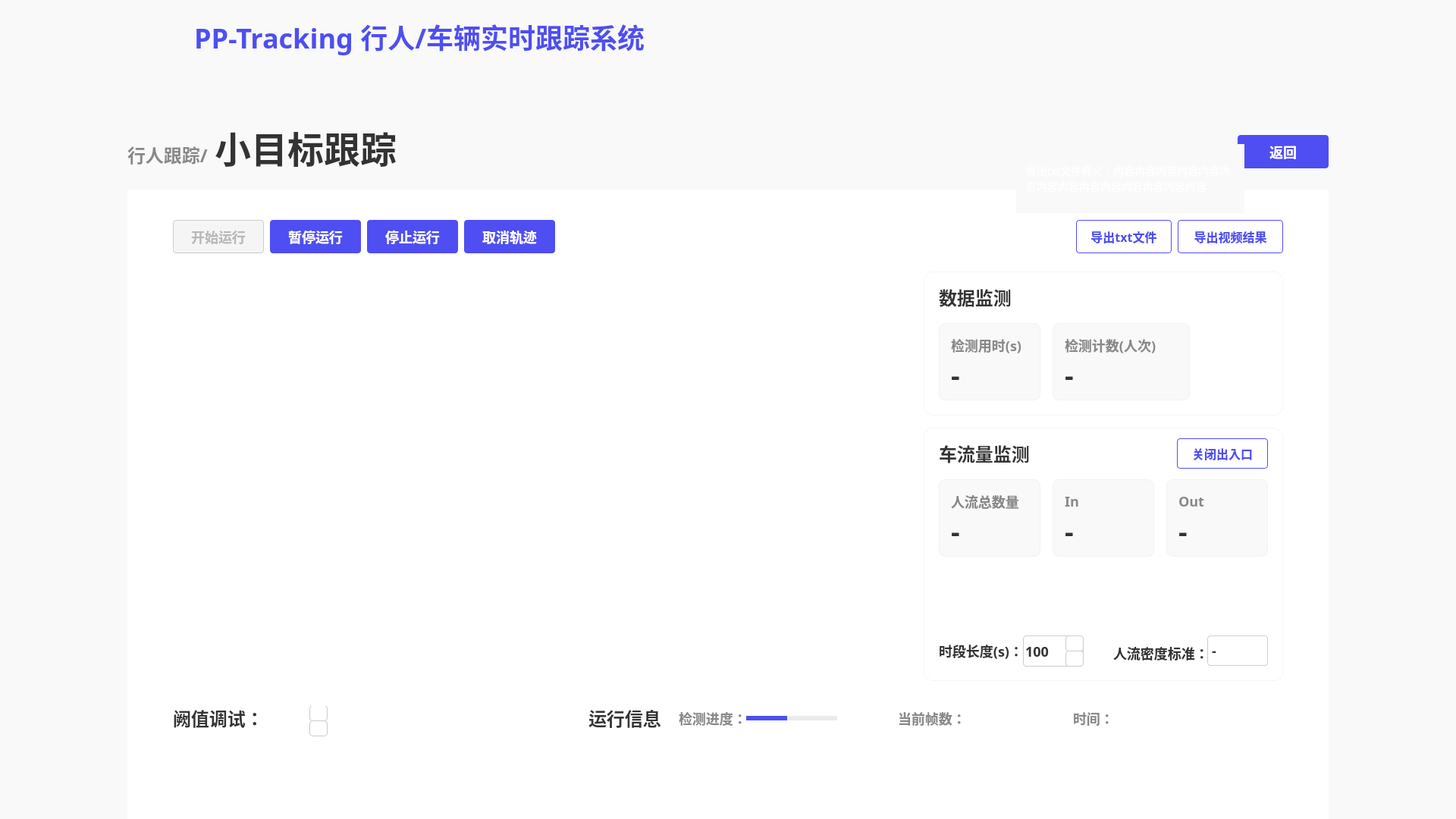
<?xml version="1.0" encoding="UTF-8"?>
<ui version="4.0">
 <class>MainWindow</class>
 <widget class="QMainWindow" name="MainWindow">
  <property name="geometry">
   <rect>
    <x>0</x>
    <y>0</y>
    <width>1920</width>
    <height>1080</height>
   </rect>
  </property>
  <property name="windowTitle">
   <string>MainWindow</string>
  </property>
  <widget class="QWidget" name="centralwidget">
   <property name="styleSheet">
    <string notr="true">QWidget{
background:#F9F9F9;
}</string>
   </property>
   <widget class="QLabel" name="label_2">
    <property name="geometry">
     <rect>
      <x>10</x>
      <y>10</y>
      <width>171</width>
      <height>81</height>
     </rect>
    </property>
    <property name="text">
     <string/>
    </property>
    <property name="pixmap">
     <pixmap resource="../firstSource.qrc">:/1/source/first/PP.PNG</pixmap>
    </property>
    <property name="scaledContents">
     <bool>true</bool>
    </property>
   </widget>
   <widget class="QLabel" name="label_3">
    <property name="geometry">
     <rect>
      <x>0</x>
      <y>0</y>
      <width>1920</width>
      <height>96</height>
     </rect>
    </property>
    <property name="styleSheet">
     <string notr="true">QLabel{
width: 1920px;
height: 96px;
background: #F9F9F9;
box-shadow: 0px 4px 0px 0px rgba(221, 221, 221, 0.3);
}</string>
    </property>
    <property name="text">
     <string/>
    </property>
   </widget>
   <widget class="QLabel" name="label">
    <property name="geometry">
     <rect>
      <x>0</x>
      <y>0</y>
      <width>212</width>
      <height>112</height>
     </rect>
    </property>
    <property name="styleSheet">
     <string notr="true">QLabel{
width: 212px;
height: 112px;
background: linear-gradient(270deg, #5453FF 0%, #553BD2 100%);
box-shadow: 0px 0px 20px 0px rgba(109, 80, 249, 0.4);
}</string>
    </property>
    <property name="text">
     <string/>
    </property>
    <property name="pixmap">
     <pixmap resource="../firstSource.qrc">:/1/source/first/1.PNG</pixmap>
    </property>
    <property name="scaledContents">
     <bool>true</bool>
    </property>
   </widget>
   <widget class="QLabel" name="label_4">
    <property name="geometry">
     <rect>
      <x>256</x>
      <y>22</y>
      <width>651</width>
      <height>52</height>
     </rect>
    </property>
    <property name="styleSheet">
     <string notr="true">QLabel{
width: 592px;
height: 52px;
font-size: 36px;
font-family: AlibabaPuHuiTi_2_75_SemiBold;
background: #F9F9F9;
color: #4E4EF2;
line-height: 52px;
font-weight: bold;
}</string>
    </property>
    <property name="text">
     <string>PP-Tracking 行人/车辆实时跟踪系统</string>
    </property>
   </widget>
   <widget class="QLabel" name="label_5">
    <property name="geometry">
     <rect>
      <x>168</x>
      <y>188</y>
      <width>121</width>
      <height>32</height>
     </rect>
    </property>
    <property name="styleSheet">
     <string notr="true">QLabel{
width: 107px;
height: 32px;
font-size: 24px;
font-family: AlibabaPuHuiTi_2_85_Bold;
color: #888888;
line-height: 32px;
font-weight:bold
}</string>
    </property>
    <property name="text">
     <string>行人跟踪/</string>
    </property>
   </widget>
   <widget class="QLabel" name="label_6">
    <property name="geometry">
     <rect>
      <x>283</x>
      <y>168</y>
      <width>251</width>
      <height>52</height>
     </rect>
    </property>
    <property name="styleSheet">
     <string notr="true">QLabel{
width: 237px;
height: 52px;
font-size: 48px;
font-family: AlibabaPuHuiTi_2_55_Regular;
color: #333333;
line-height: 52px;
font-weight:bold;
}</string>
    </property>
    <property name="text">
     <string>小目标跟踪</string>
    </property>
   </widget>
   <widget class="QWidget" name="widget" native="true">
    <property name="geometry">
     <rect>
      <x>168</x>
      <y>250</y>
      <width>1584</width>
      <height>830</height>
     </rect>
    </property>
    <property name="layoutDirection">
     <enum>Qt::LeftToRight</enum>
    </property>
    <property name="styleSheet">
     <string notr="true">QWidget{
width: 1584px;
height: 830px;
background: #FFFFFF;
}</string>
    </property>
    <widget class="QPushButton" name="pushButton">
     <property name="geometry">
      <rect>
       <x>60</x>
       <y>40</y>
       <width>120</width>
       <height>44</height>
      </rect>
     </property>
     <property name="styleSheet">
      <string notr="true">QPushButton{
width: 120px;
height: 44px;
background: #F5F5F5;
border-radius: 4px;
border: 1px solid #CCCCCC;
font-size: 18px;
font-family: AlibabaPuHuiTi_2_65_Medium;
color: #B8B8B8;
line-height: 26px;
font-weight:bold
}</string>
     </property>
     <property name="text">
      <string>开始运行</string>
     </property>
    </widget>
    <widget class="QPushButton" name="pushButton_2">
     <property name="geometry">
      <rect>
       <x>188</x>
       <y>40</y>
       <width>120</width>
       <height>44</height>
      </rect>
     </property>
     <property name="styleSheet">
      <string notr="true">QPushButton{
font-size: 18px;
font-family: AlibabaPuHuiTi_2_65_Medium;
color: #FFFFFF;	
line-height: 26px;

width: 120px;
height: 44px;
background: #4E4EF2;
border-radius: 4px;
font-weight: bold;
}

QPushButton:hover{
width: 120px;
height: 44px;
background: rgba(78, 78, 242, 204);
border-radius: 4px;
opacity: 0.8;

font-size: 18px;
font-family: AlibabaPuHuiTi_2_65_Medium;
color: #FFFFFF;	
line-height: 26px;
font-weight: bold;
}

QPushButton:click{
width: 120px;
height: 44px;
background: #4242D3;
border-radius: 4px;

font-size: 18px;
font-family: AlibabaPuHuiTi_2_65_Medium;
color: #FFFFFF;	
line-height: 26px;
font-weight: bold;
}</string>
     </property>
     <property name="text">
      <string>暂停运行</string>
     </property>
    </widget>
    <widget class="QPushButton" name="pushButton_3">
     <property name="geometry">
      <rect>
       <x>316</x>
       <y>40</y>
       <width>120</width>
       <height>44</height>
      </rect>
     </property>
     <property name="styleSheet">
      <string notr="true">QPushButton{
font-size: 18px;
font-family: AlibabaPuHuiTi_2_65_Medium;
color: #FFFFFF;	
line-height: 26px;

width: 120px;
height: 44px;
background: #4E4EF2;
border-radius: 4px;
font-weight: bold;
}

QPushButton:hover{
width: 120px;
height: 44px;
background: rgba(78, 78, 242, 204);
border-radius: 4px;
opacity: 0.8;

font-size: 18px;
font-family: AlibabaPuHuiTi_2_65_Medium;
color: #FFFFFF;	
line-height: 26px;
font-weight: bold;
}

QPushButton:click{
width: 120px;
height: 44px;
background: #4242D3;
border-radius: 4px;

font-size: 18px;
font-family: AlibabaPuHuiTi_2_65_Medium;
color: #FFFFFF;	
line-height: 26px;
font-weight: bold;
}</string>
     </property>
     <property name="text">
      <string>停止运行</string>
     </property>
    </widget>
    <widget class="QPushButton" name="pushButton_4">
     <property name="geometry">
      <rect>
       <x>444</x>
       <y>40</y>
       <width>120</width>
       <height>44</height>
      </rect>
     </property>
     <property name="styleSheet">
      <string notr="true">QPushButton{
font-size: 18px;
font-family: AlibabaPuHuiTi_2_65_Medium;
color: #FFFFFF;	
line-height: 26px;

width: 120px;
height: 44px;
background: #4E4EF2;
border-radius: 4px;
font-weight: bold;
}

QPushButton:hover{
width: 120px;
height: 44px;
background: rgba(78, 78, 242, 204);
border-radius: 4px;
opacity: 0.8;

font-size: 18px;
font-family: AlibabaPuHuiTi_2_65_Medium;
color: #FFFFFF;	
line-height: 26px;
font-weight: bold;
}

QPushButton:click{
width: 120px;
height: 44px;
background: #4242D3;
border-radius: 4px;

font-size: 18px;
font-family: AlibabaPuHuiTi_2_65_Medium;
color: #FFFFFF;	
line-height: 26px;
font-weight: bold;
}</string>
     </property>
     <property name="text">
      <string>取消轨迹</string>
     </property>
    </widget>
    <widget class="QLabel" name="label_7">
     <property name="geometry">
      <rect>
       <x>60</x>
       <y>108</y>
       <width>960</width>
       <height>540</height>
      </rect>
     </property>
     <property name="styleSheet">
      <string notr="true">QLabel{
width: 960px;
height: 540px;
}</string>
     </property>
     <property name="text">
      <string/>
     </property>
    </widget>
    <widget class="QLabel" name="label_8">
     <property name="geometry">
      <rect>
       <x>60</x>
       <y>679</y>
       <width>111</width>
       <height>36</height>
      </rect>
     </property>
     <property name="styleSheet">
      <string notr="true">QLabel{
width: 119px;
height: 36px;
font-size: 24px;
font-family: AlibabaPuHuiTi_2_65_Medium;
color: #333333;
line-height: 36px;
font-weight:bold;
}</string>
     </property>
     <property name="text">
      <string>阙值调试：</string>
     </property>
    </widget>
    <widget class="QLabel" name="label_12">
     <property name="geometry">
      <rect>
       <x>608</x>
       <y>679</y>
       <width>111</width>
       <height>36</height>
      </rect>
     </property>
     <property name="styleSheet">
      <string notr="true">QLabel{
width: 119px;
height: 36px;
font-size: 24px;
font-family: AlibabaPuHuiTi_2_65_Medium;
color: #333333;
line-height: 36px;
font-weight:bold;
}</string>
     </property>
     <property name="text">
      <string>运行信息</string>
     </property>
    </widget>
    <widget class="QLabel" name="label_13">
     <property name="geometry">
      <rect>
       <x>727</x>
       <y>684</y>
       <width>89</width>
       <height>26</height>
      </rect>
     </property>
     <property name="styleSheet">
      <string notr="true">QLabel{
width: 89px;
height: 26px;
font-size: 18px;
font-family: AlibabaPuHuiTi_2_65_Medium;
color: #888888;
line-height: 26px;
font-weight:bold;
}</string>
     </property>
     <property name="text">
      <string>检测进度：</string>
     </property>
    </widget>
    <widget class="QPushButton" name="pushButton_8">
     <property name="geometry">
      <rect>
       <x>1251</x>
       <y>40</y>
       <width>126</width>
       <height>44</height>
      </rect>
     </property>
     <property name="whatsThis">
      <string>&lt;html&gt;&lt;head/&gt;&lt;body&gt;&lt;p&gt;3411212&lt;/p&gt;&lt;/body&gt;&lt;/html&gt;</string>
     </property>
     <property name="styleSheet">
      <string notr="true">QPushButton{
width: 120px;
height: 40px;
border-radius: 4px;
border: 1px solid #4E4EF2;
font-weight:bold;

font-size: 16px;
font-family: AlibabaPuHuiTi_2_65_Medium;
color: #4E4EF2;
line-height: 24px;
}
QPushButton:hover{
width: 120px;
height: 44px;
background: rgba(255, 255, 255, 204);
border-radius: 4px;
border: 1px solid rgba(78, 78, 242, 204);

font-weight:bold;
font-size: 16px;
font-family: AlibabaPuHuiTi_2_65_Medium;
color: rgba(78, 78, 242, 204);
line-height: 24px;
}</string>
     </property>
     <property name="text">
      <string>导出txt文件</string>
     </property>
    </widget>
    <widget class="QPushButton" name="pushButton_9">
     <property name="geometry">
      <rect>
       <x>1385</x>
       <y>40</y>
       <width>139</width>
       <height>44</height>
      </rect>
     </property>
     <property name="styleSheet">
      <string notr="true">QPushButton{
width: 120px;
height: 40px;
border-radius: 4px;
border: 1px solid #4E4EF2;
font-weight:bold;

font-size: 16px;
font-family: AlibabaPuHuiTi_2_65_Medium;
color: #4E4EF2;
line-height: 24px;
}
QPushButton:hover{
width: 120px;
height: 44px;
background: rgba(255, 255, 255, 204);
border-radius: 4px;
border: 1px solid rgba(78, 78, 242, 204);

font-weight:bold;
font-size: 16px;
font-family: AlibabaPuHuiTi_2_65_Medium;
color: rgba(78, 78, 242, 204);
line-height: 24px;
}</string>
     </property>
     <property name="text">
      <string>导出视频结果</string>
     </property>
    </widget>
    <widget class="QWidget" name="widget_2" native="true">
     <property name="geometry">
      <rect>
       <x>1050</x>
       <y>108</y>
       <width>474</width>
       <height>190</height>
      </rect>
     </property>
     <property name="styleSheet">
      <string notr="true">QWidget{
width: 474px;
height: 190px;
background: #FFFFFF;
box-shadow: 0px 0px 50px 0px rgba(0, 0, 0, 0.06);
border-radius: 12px;
border: 1px solid rgba(221, 221, 221, 0.3);
}</string>
     </property>
     <widget class="QLabel" name="label_14">
      <property name="geometry">
       <rect>
        <x>20</x>
        <y>16</y>
        <width>111</width>
        <height>36</height>
       </rect>
      </property>
      <property name="styleSheet">
       <string notr="true">QLabel{
width: 95px;
height: 36px;
font-size: 24px;
font-family: AlibabaPuHuiTi_2_65_Medium;
color: #333333;
line-height: 36px;

border-radius: 0px;
border: 0px solid rgba(221, 221, 221, 0.3);

font-weight:bold;
}</string>
      </property>
      <property name="text">
       <string>数据监测</string>
      </property>
     </widget>
     <widget class="QWidget" name="widget_4" native="true">
      <property name="geometry">
       <rect>
        <x>20</x>
        <y>68</y>
        <width>134</width>
        <height>102</height>
       </rect>
      </property>
      <property name="styleSheet">
       <string notr="true">QWidget{
width: 134px;
height: 102px;
background: #F9F9F9;
border-radius: 8px;
}</string>
      </property>
      <widget class="QLabel" name="label_25">
       <property name="geometry">
        <rect>
         <x>16</x>
         <y>16</y>
         <width>111</width>
         <height>26</height>
        </rect>
       </property>
       <property name="styleSheet">
        <string notr="true">QLabel{
width: 102px;
height: 26px;
font-size: 18px;
font-family: AlibabaPuHuiTi_2_65_Medium;
color: #888888;
line-height: 26px;
font-weight:bold;

border-radius: 0px;
border:0px
}</string>
       </property>
       <property name="text">
        <string>检测用时(s)</string>
       </property>
      </widget>
      <widget class="QLabel" name="label_26">
       <property name="geometry">
        <rect>
         <x>16</x>
         <y>50</y>
         <width>101</width>
         <height>36</height>
        </rect>
       </property>
       <property name="styleSheet">
        <string notr="true">QLabel{
width: 25px;
height: 36px;
font-size: 36px;
font-family: AlibabaPuHuiTi_2_85_Bold;
color: #333333;
line-height: 36px;
font-weight:bold;

border-radius:0px;
border:0px
}</string>
       </property>
       <property name="text">
        <string>-</string>
       </property>
      </widget>
     </widget>
     <widget class="QWidget" name="widget_5" native="true">
      <property name="geometry">
       <rect>
        <x>170</x>
        <y>68</y>
        <width>181</width>
        <height>102</height>
       </rect>
      </property>
      <property name="styleSheet">
       <string notr="true">QWidget{
width: 134px;
height: 102px;
background: #F9F9F9;
border-radius: 8px;
}</string>
      </property>
      <widget class="QLabel" name="label_27">
       <property name="geometry">
        <rect>
         <x>16</x>
         <y>16</y>
         <width>131</width>
         <height>26</height>
        </rect>
       </property>
       <property name="styleSheet">
        <string notr="true">QLabel{
width: 102px;
height: 26px;
font-size: 18px;
font-family: AlibabaPuHuiTi_2_65_Medium;
color: #888888;
line-height: 26px;
font-weight:bold;

border-radius: 0px;
border:0px
}</string>
       </property>
       <property name="text">
        <string>检测计数(人次)</string>
       </property>
      </widget>
      <widget class="QLabel" name="label_28">
       <property name="geometry">
        <rect>
         <x>16</x>
         <y>50</y>
         <width>101</width>
         <height>36</height>
        </rect>
       </property>
       <property name="styleSheet">
        <string notr="true">QLabel{
width: 25px;
height: 36px;
font-size: 36px;
font-family: AlibabaPuHuiTi_2_85_Bold;
color: #333333;
line-height: 36px;
font-weight:bold;

border-radius:0px;
border:0px
}</string>
       </property>
       <property name="text">
        <string>-</string>
       </property>
      </widget>
     </widget>
    </widget>
    <widget class="QWidget" name="widget_3" native="true">
     <property name="geometry">
      <rect>
       <x>1050</x>
       <y>314</y>
       <width>474</width>
       <height>334</height>
      </rect>
     </property>
     <property name="styleSheet">
      <string notr="true">QWidget{
width: 474px;
height: 334px;
background: #FFFFFF;
box-shadow: 0px 0px 50px 0px rgba(0, 0, 0, 0.06);
border-radius: 12px;
border: 1px solid rgba(221, 221, 221, 0.3);
}
</string>
     </property>
     <widget class="QLabel" name="label_15">
      <property name="geometry">
       <rect>
        <x>20</x>
        <y>16</y>
        <width>141</width>
        <height>36</height>
       </rect>
      </property>
      <property name="styleSheet">
       <string notr="true">QLabel{
border-radius: 0px;
border: 0px solid rgba(221, 221, 221, 0.3);
font-weight:bold;
width: 119px;
height: 36px;
font-size: 24px;
font-family: AlibabaPuHuiTi_2_65_Medium;
color: #333333;
line-height: 36px;
}</string>
      </property>
      <property name="text">
       <string>车流量监测</string>
      </property>
     </widget>
     <widget class="QPushButton" name="pushButton_10">
      <property name="geometry">
       <rect>
        <x>334</x>
        <y>14</y>
        <width>120</width>
        <height>40</height>
       </rect>
      </property>
      <property name="styleSheet">
       <string notr="true">QPushButton{
width: 120px;
height: 40px;
border-radius: 4px;
border: 1px solid #4E4EF2;
font-weight:bold;

font-size: 16px;
font-family: AlibabaPuHuiTi_2_65_Medium;
color: #4E4EF2;
line-height: 24px;
}
QPushButton:hover{
width: 120px;
height: 44px;
background: rgba(255, 255, 255, 204);
border-radius: 4px;
border: 1px solid rgba(78, 78, 242, 204);

font-weight:bold;
font-size: 16px;
font-family: AlibabaPuHuiTi_2_65_Medium;
color: rgba(78, 78, 242, 204);
line-height: 24px;
}</string>
      </property>
      <property name="text">
       <string>关闭出入口</string>
      </property>
     </widget>
     <widget class="QLabel" name="label_16">
      <property name="geometry">
       <rect>
        <x>20</x>
        <y>281</y>
        <width>111</width>
        <height>26</height>
       </rect>
      </property>
      <property name="styleSheet">
       <string notr="true">QLabel{
width: 111px;
height: 26px;
font-size: 18px;
font-family: AlibabaPuHuiTi_2_55_Regular;
color: #333333;
line-height: 26px;
font-weight:bold;
border-radius: 0px;
border: 0px solid rgba(221, 221, 221, 0.3);
}</string>
      </property>
      <property name="text">
       <string>时段长度(s)：</string>
      </property>
     </widget>
     <widget class="QLabel" name="label_20">
      <property name="geometry">
       <rect>
        <x>250</x>
        <y>284</y>
        <width>131</width>
        <height>26</height>
       </rect>
      </property>
      <property name="styleSheet">
       <string notr="true">QLabel{
width: 111px;
height: 26px;
font-size: 18px;
font-family: AlibabaPuHuiTi_2_55_Regular;
color: #333333;
line-height: 26px;
font-weight:bold;
border-radius: 0px;
border: 0px solid rgba(221, 221, 221, 0.3);
}</string>
      </property>
      <property name="text">
       <string>人流密度标准：</string>
      </property>
     </widget>
     <widget class="QLabel" name="label_21">
      <property name="geometry">
       <rect>
        <x>374</x>
        <y>274</y>
        <width>80</width>
        <height>40</height>
       </rect>
      </property>
      <property name="styleSheet">
       <string notr="true">QLabel{
width: 80px;
height: 40px;
background: #FFFFFF;
border-radius: 4px;
border: 1px solid #CCCCCC;

font-size: 18px;
font-family: AlibabaPuHuiTi_2_65_Medium;
color: #333333;
line-height: 26px;
font-weight:bold;
}</string>
      </property>
      <property name="text">
       <string>-</string>
      </property>
     </widget>
     <widget class="QLineEdit" name="lineEdit_2">
      <property name="geometry">
       <rect>
        <x>131</x>
        <y>274</y>
        <width>80</width>
        <height>41</height>
       </rect>
      </property>
      <property name="styleSheet">
       <string notr="true">QLineEdit{
width: 80px;
height: 40px;
background: #FFFFFF;
border-radius: 4px;
border: 1px solid #CCCCCC;

font-size: 18px;
font-family: AlibabaPuHuiTi_2_65_Medium;
color: #333333;
line-height: 26px;
font-weight:bold;
}</string>
      </property>
      <property name="text">
       <string>100</string>
      </property>
     </widget>
     <widget class="QLabel" name="label_9">
      <property name="geometry">
       <rect>
        <x>187</x>
        <y>274</y>
        <width>24</width>
        <height>21</height>
       </rect>
      </property>
      <property name="styleSheet">
       <string notr="true">QLabel{
width: 24px;
height: 21px;
background: #FFFFFF;
border-radius: 4px 4px 0px 0px;
border: 1px solid #CCCCCC;
}</string>
      </property>
      <property name="text">
       <string/>
      </property>
     </widget>
     <widget class="QLabel" name="label_17">
      <property name="geometry">
       <rect>
        <x>187</x>
        <y>294</y>
        <width>24</width>
        <height>21</height>
       </rect>
      </property>
      <property name="styleSheet">
       <string notr="true">QLabel{
width: 24px;
height: 21px;
background: #FFFFFF;
border-radius:4px;
border: 1px solid #CCCCCC;
}</string>
      </property>
      <property name="text">
       <string/>
      </property>
     </widget>
     <widget class="QPushButton" name="pushButton_5">
      <property name="geometry">
       <rect>
        <x>191</x>
        <y>276</y>
        <width>16</width>
        <height>16</height>
       </rect>
      </property>
      <property name="styleSheet">
       <string notr="true">QPushButton{
image:url(:/1/source/second/normal_triangle_up.png);
border:0px
}

QPushButton:hover{
image:url(:/1/source/second/light_up.png);
border:0px
}</string>
      </property>
      <property name="text">
       <string/>
      </property>
     </widget>
     <widget class="QPushButton" name="pushButton_6">
      <property name="geometry">
       <rect>
        <x>191</x>
        <y>296</y>
        <width>16</width>
        <height>16</height>
       </rect>
      </property>
      <property name="styleSheet">
       <string notr="true">QPushButton{
image:url(:/1/source/second/normal_triangle_down.png);
border:0px
}
QPushButton:hover{
image:url(:/1/source/second/light_down.png);
border:0px
}</string>
      </property>
      <property name="text">
       <string/>
      </property>
     </widget>
     <widget class="QWidget" name="widget_7" native="true">
      <property name="geometry">
       <rect>
        <x>20</x>
        <y>68</y>
        <width>134</width>
        <height>102</height>
       </rect>
      </property>
      <property name="styleSheet">
       <string notr="true">QWidget{
width: 134px;
height: 102px;
background: #F9F9F9;
border-radius: 8px;
}</string>
      </property>
      <widget class="QLabel" name="label_31">
       <property name="geometry">
        <rect>
         <x>16</x>
         <y>16</y>
         <width>111</width>
         <height>26</height>
        </rect>
       </property>
       <property name="styleSheet">
        <string notr="true">QLabel{
width: 102px;
height: 26px;
font-size: 18px;
font-family: AlibabaPuHuiTi_2_65_Medium;
color: #888888;
line-height: 26px;
font-weight:bold;

border-radius: 0px;
border:0px
}</string>
       </property>
       <property name="text">
        <string>人流总数量</string>
       </property>
      </widget>
      <widget class="QLabel" name="label_32">
       <property name="geometry">
        <rect>
         <x>16</x>
         <y>50</y>
         <width>101</width>
         <height>36</height>
        </rect>
       </property>
       <property name="styleSheet">
        <string notr="true">QLabel{
width: 25px;
height: 36px;
font-size: 36px;
font-family: AlibabaPuHuiTi_2_85_Bold;
color: #333333;
line-height: 36px;
font-weight:bold;

border-radius:0px;
border:0px
}</string>
       </property>
       <property name="text">
        <string>-</string>
       </property>
      </widget>
     </widget>
     <widget class="QWidget" name="widget_9" native="true">
      <property name="geometry">
       <rect>
        <x>170</x>
        <y>68</y>
        <width>134</width>
        <height>102</height>
       </rect>
      </property>
      <property name="styleSheet">
       <string notr="true">QWidget{
width: 134px;
height: 102px;
background: #F9F9F9;
border-radius: 8px;
}</string>
      </property>
      <widget class="QLabel" name="label_33">
       <property name="geometry">
        <rect>
         <x>16</x>
         <y>16</y>
         <width>111</width>
         <height>26</height>
        </rect>
       </property>
       <property name="styleSheet">
        <string notr="true">QLabel{
width: 102px;
height: 26px;
font-size: 18px;
font-family: AlibabaPuHuiTi_2_65_Medium;
color: #888888;
line-height: 26px;
font-weight:bold;

border-radius: 0px;
border:0px
}</string>
       </property>
       <property name="text">
        <string>In</string>
       </property>
      </widget>
      <widget class="QLabel" name="label_34">
       <property name="geometry">
        <rect>
         <x>16</x>
         <y>50</y>
         <width>101</width>
         <height>36</height>
        </rect>
       </property>
       <property name="styleSheet">
        <string notr="true">QLabel{
width: 25px;
height: 36px;
font-size: 36px;
font-family: AlibabaPuHuiTi_2_85_Bold;
color: #333333;
line-height: 36px;
font-weight:bold;

border-radius:0px;
border:0px
}</string>
       </property>
       <property name="text">
        <string>-</string>
       </property>
      </widget>
     </widget>
     <widget class="QWidget" name="widget_10" native="true">
      <property name="geometry">
       <rect>
        <x>320</x>
        <y>68</y>
        <width>134</width>
        <height>102</height>
       </rect>
      </property>
      <property name="styleSheet">
       <string notr="true">QWidget{
width: 134px;
height: 102px;
background: #F9F9F9;
border-radius: 8px;
}</string>
      </property>
      <widget class="QLabel" name="label_35">
       <property name="geometry">
        <rect>
         <x>16</x>
         <y>16</y>
         <width>111</width>
         <height>26</height>
        </rect>
       </property>
       <property name="styleSheet">
        <string notr="true">QLabel{
width: 102px;
height: 26px;
font-size: 18px;
font-family: AlibabaPuHuiTi_2_65_Medium;
color: #888888;
line-height: 26px;
font-weight:bold;

border-radius: 0px;
border:0px
}</string>
       </property>
       <property name="text">
        <string>Out</string>
       </property>
      </widget>
      <widget class="QLabel" name="label_36">
       <property name="geometry">
        <rect>
         <x>16</x>
         <y>50</y>
         <width>101</width>
         <height>36</height>
        </rect>
       </property>
       <property name="styleSheet">
        <string notr="true">QLabel{
width: 25px;
height: 36px;
font-size: 36px;
font-family: AlibabaPuHuiTi_2_85_Bold;
color: #333333;
line-height: 36px;
font-weight:bold;

border-radius:0px;
border:0px
}</string>
       </property>
       <property name="text">
        <string>-</string>
       </property>
      </widget>
     </widget>
     <zorder>lineEdit_2</zorder>
     <zorder>label_15</zorder>
     <zorder>pushButton_10</zorder>
     <zorder>label_16</zorder>
     <zorder>label_20</zorder>
     <zorder>label_21</zorder>
     <zorder>label_9</zorder>
     <zorder>pushButton_5</zorder>
     <zorder>label_17</zorder>
     <zorder>pushButton_6</zorder>
     <zorder>widget_7</zorder>
     <zorder>widget_9</zorder>
     <zorder>widget_10</zorder>
    </widget>
    <widget class="QLabel" name="label_22">
     <property name="geometry">
      <rect>
       <x>1016</x>
       <y>684</y>
       <width>89</width>
       <height>26</height>
      </rect>
     </property>
     <property name="styleSheet">
      <string notr="true">QLabel{
width: 89px;
height: 26px;
font-size: 18px;
font-family: AlibabaPuHuiTi_2_65_Medium;
color: #888888;
line-height: 26px;
font-weight:bold;
}</string>
     </property>
     <property name="text">
      <string>当前帧数：</string>
     </property>
    </widget>
    <widget class="QLabel" name="label_23">
     <property name="geometry">
      <rect>
       <x>1247</x>
       <y>684</y>
       <width>51</width>
       <height>26</height>
      </rect>
     </property>
     <property name="styleSheet">
      <string notr="true">QLabel{
width: 89px;
height: 26px;
font-size: 18px;
font-family: AlibabaPuHuiTi_2_65_Medium;
color: #888888;
line-height: 26px;
font-weight:bold;
}</string>
     </property>
     <property name="text">
      <string>时间：</string>
     </property>
    </widget>
    <widget class="QWidget" name="widget_8" native="true">
     <property name="geometry">
      <rect>
       <x>816</x>
       <y>694</y>
       <width>120</width>
       <height>6</height>
      </rect>
     </property>
     <property name="styleSheet">
      <string notr="true">QWidget{
width: 120px;
height: 6px;
background: rgba(221, 221, 221, 0.6);
border-radius: 5px;
}</string>
     </property>
     <widget class="QLabel" name="label_progressBar">
      <property name="geometry">
       <rect>
        <x>0</x>
        <y>0</y>
        <width>54</width>
        <height>6</height>
       </rect>
      </property>
      <property name="styleSheet">
       <string notr="true">QLabel{
width: 70px;
height: 6px;
background: #4E4EF2;
border-radius: 5px;
}</string>
      </property>
      <property name="text">
       <string/>
      </property>
     </widget>
    </widget>
    <widget class="QLabel" name="label_progressBar_num">
     <property name="geometry">
      <rect>
       <x>852</x>
       <y>654</y>
       <width>48</width>
       <height>36</height>
      </rect>
     </property>
     <property name="styleSheet">
      <string notr="true">QLabel{
width: 48px;
height: 36px;
font-size: 24px;
font-family: AlibabaPuHuiTi_2_65_Medium;
color: #4E4EF2;
line-height: 36px;
font-weight:bold
}</string>
     </property>
     <property name="text">
      <string/>
     </property>
    </widget>
    <widget class="QLabel" name="label_frames">
     <property name="geometry">
      <rect>
       <x>1105</x>
       <y>684</y>
       <width>111</width>
       <height>26</height>
      </rect>
     </property>
     <property name="styleSheet">
      <string notr="true">QLabel{
width: 89px;
height: 26px;
font-size: 18px;
font-family: AlibabaPuHuiTi_2_65_Medium;
color: #888888;
line-height: 26px;
font-weight:bold;
}</string>
     </property>
     <property name="text">
      <string/>
     </property>
    </widget>
    <widget class="QLabel" name="label_time">
     <property name="geometry">
      <rect>
       <x>1301</x>
       <y>684</y>
       <width>251</width>
       <height>26</height>
      </rect>
     </property>
     <property name="styleSheet">
      <string notr="true">QLabel{
width: 89px;
height: 26px;
font-size: 18px;
font-family: AlibabaPuHuiTi_2_65_Medium;
color: #888888;
line-height: 26px;
font-weight:bold;
}</string>
     </property>
     <property name="text">
      <string/>
     </property>
    </widget>
    <widget class="QLabel" name="label_10">
     <property name="geometry">
      <rect>
       <x>240</x>
       <y>680</y>
       <width>24</width>
       <height>21</height>
      </rect>
     </property>
     <property name="styleSheet">
      <string notr="true">QLabel{
width: 24px;
height: 21px;
background: #FFFFFF;
border-radius: 4px 4px 0px 0px;
border: 1px solid #CCCCCC;
}</string>
     </property>
     <property name="text">
      <string/>
     </property>
    </widget>
    <widget class="QLabel" name="label_18">
     <property name="geometry">
      <rect>
       <x>240</x>
       <y>700</y>
       <width>24</width>
       <height>21</height>
      </rect>
     </property>
     <property name="styleSheet">
      <string notr="true">QLabel{
width: 24px;
height: 21px;
background: #FFFFFF;
border-radius:4px;
border: 1px solid #CCCCCC;
}</string>
     </property>
     <property name="text">
      <string/>
     </property>
    </widget>
    <widget class="QPushButton" name="pushButton_7">
     <property name="geometry">
      <rect>
       <x>244</x>
       <y>682</y>
       <width>16</width>
       <height>16</height>
      </rect>
     </property>
     <property name="styleSheet">
      <string notr="true">QPushButton{
image:url(:/1/source/second/normal_triangle_up.png);
border:0px
}

QPushButton:hover{
image:url(:/1/source/second/light_up.png);
border:0px
}</string>
     </property>
     <property name="text">
      <string/>
     </property>
    </widget>
    <widget class="QPushButton" name="pushButton_11">
     <property name="geometry">
      <rect>
       <x>244</x>
       <y>702</y>
       <width>16</width>
       <height>16</height>
      </rect>
     </property>
     <property name="styleSheet">
      <string notr="true">QPushButton{
image:url(:/1/source/second/normal_triangle_down.png);
border:0px
}
QPushButton:hover{
image:url(:/1/source/second/light_down.png);
border:0px
}</string>
     </property>
     <property name="text">
      <string/>
     </property>
    </widget>
    <widget class="QLabel" name="label_confi_tip">
     <property name="geometry">
      <rect>
       <x>70</x>
       <y>590</y>
       <width>301</width>
       <height>91</height>
      </rect>
     </property>
     <property name="styleSheet">
      <string notr="true">QLabel{
width: 300px;
height: 108px;
opacity: 0.1;
background:url(:/1/source/second/ToolTip.PNG);
background-repeat: no-repeat;

font-size: 14px;
font-family: AlibabaPuHuiTi_2_55_Regular;
color: #FFFFFF;
line-height: 22px;
padding:10px
}</string>
     </property>
     <property name="text">
      <string>阙值调试释义：内容内容内容内容内容内容内容内容内容内容内容内容内容内容内容内容内容内容</string>
     </property>
     <property name="scaledContents">
      <bool>true</bool>
     </property>
     <property name="alignment">
      <set>Qt::AlignLeading|Qt::AlignLeft|Qt::AlignVCenter</set>
     </property>
     <property name="wordWrap">
      <bool>true</bool>
     </property>
    </widget>
   </widget>
   <widget class="QLabel" name="label_txt_tip">
    <property name="geometry">
     <rect>
      <x>1340</x>
      <y>190</y>
      <width>301</width>
      <height>91</height>
     </rect>
    </property>
    <property name="styleSheet">
     <string notr="true">QLabel{
width: 300px;
height: 108px;
opacity: 0.1;
background:url(:/1/source/second/ToolTip.PNG);
background-repeat: no-repeat;

font-size: 14px;
font-family: AlibabaPuHuiTi_2_55_Regular;
color: #FFFFFF;
line-height: 22px;
padding:10px
}</string>
    </property>
    <property name="text">
     <string>导出txt文件释义：内容内容内容内容内容内容内容内容内容内容内容内容内容内容</string>
    </property>
    <property name="scaledContents">
     <bool>true</bool>
    </property>
    <property name="alignment">
     <set>Qt::AlignLeading|Qt::AlignLeft|Qt::AlignVCenter</set>
    </property>
    <property name="wordWrap">
     <bool>true</bool>
    </property>
   </widget>
   <widget class="QPushButton" name="pushButton_13">
    <property name="geometry">
     <rect>
      <x>1632</x>
      <y>178</y>
      <width>120</width>
      <height>44</height>
     </rect>
    </property>
    <property name="styleSheet">
     <string notr="true">QPushButton{
font-size: 18px;
font-family: AlibabaPuHuiTi_2_65_Medium;
color: #FFFFFF;	
line-height: 26px;

width: 120px;
height: 44px;
background: #4E4EF2;
border-radius: 4px;
font-weight: bold;
}

QPushButton:hover{
width: 120px;
height: 44px;
background: rgba(78, 78, 242, 204);
border-radius: 4px;
opacity: 0.8;

font-size: 18px;
font-family: AlibabaPuHuiTi_2_65_Medium;
color: #FFFFFF;	
line-height: 26px;
font-weight: bold;
}

QPushButton:click{
width: 120px;
height: 44px;
background: #4242D3;
border-radius: 4px;

font-size: 18px;
font-family: AlibabaPuHuiTi_2_65_Medium;
color: #FFFFFF;	
line-height: 26px;
font-weight: bold;
}</string>
    </property>
    <property name="text">
     <string>返回</string>
    </property>
   </widget>
   <zorder>label_3</zorder>
   <zorder>label</zorder>
   <zorder>label_4</zorder>
   <zorder>label_2</zorder>
   <zorder>label_5</zorder>
   <zorder>label_6</zorder>
   <zorder>widget</zorder>
   <zorder>pushButton_13</zorder>
   <zorder>label_txt_tip</zorder>
  </widget>
 </widget>
 <resources>
  <include location="../firstSource.qrc"/>
  <include location="../secondSource.qrc"/>
 </resources>
 <connections/>
</ui>
